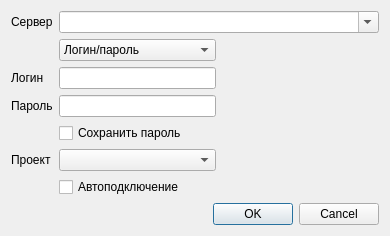
<?xml version="1.0" encoding="UTF-8"?>
<ui version="4.0">
 <class>JiraLogin</class>
 <widget class="QDialog" name="JiraLogin">
  <property name="geometry">
   <rect>
    <x>0</x>
    <y>0</y>
    <width>390</width>
    <height>217</height>
   </rect>
  </property>
  <property name="windowTitle">
   <string>Jira Login</string>
  </property>
  <layout class="QVBoxLayout" name="verticalLayout">
   <item>
    <layout class="QGridLayout" name="gridLayout">
     <item row="0" column="1" colspan="2">
      <widget class="QComboBox" name="cbServerLink">
       <property name="editable">
        <bool>true</bool>
       </property>
      </widget>
     </item>
     <item row="0" column="0">
      <widget class="QLabel" name="label">
       <property name="sizePolicy">
        <sizepolicy hsizetype="Maximum" vsizetype="Preferred">
         <horstretch>0</horstretch>
         <verstretch>0</verstretch>
        </sizepolicy>
       </property>
       <property name="text">
        <string>Сервер</string>
       </property>
      </widget>
     </item>
     <item row="2" column="0">
      <widget class="QLabel" name="label_2">
       <property name="text">
        <string>Логин</string>
       </property>
      </widget>
     </item>
     <item row="3" column="1">
      <widget class="QLineEdit" name="lePassword"/>
     </item>
     <item row="5" column="1">
      <widget class="QComboBox" name="cbProject"/>
     </item>
     <item row="2" column="1">
      <widget class="QLineEdit" name="leUser"/>
     </item>
     <item row="3" column="0">
      <widget class="QLabel" name="label_3">
       <property name="text">
        <string>Пароль</string>
       </property>
      </widget>
     </item>
     <item row="5" column="0">
      <widget class="QLabel" name="label_4">
       <property name="text">
        <string>Проект</string>
       </property>
      </widget>
     </item>
     <item row="2" column="2">
      <spacer name="horizontalSpacer">
       <property name="orientation">
        <enum>Qt::Horizontal</enum>
       </property>
       <property name="sizeHint" stdset="0">
        <size>
         <width>40</width>
         <height>20</height>
        </size>
       </property>
      </spacer>
     </item>
     <item row="4" column="1">
      <widget class="QCheckBox" name="cSavePass">
       <property name="text">
        <string>Сохранить пароль</string>
       </property>
      </widget>
     </item>
     <item row="6" column="1">
      <widget class="QCheckBox" name="cAutoLogin">
       <property name="text">
        <string>Автоподключение</string>
       </property>
      </widget>
     </item>
     <item row="1" column="1">
      <widget class="QComboBox" name="cbMethod">
       <item>
        <property name="text">
         <string>Логин/пароль</string>
        </property>
       </item>
       <item>
        <property name="text">
         <string>OAuth</string>
        </property>
       </item>
      </widget>
     </item>
    </layout>
   </item>
   <item>
    <spacer name="verticalSpacer">
     <property name="orientation">
      <enum>Qt::Vertical</enum>
     </property>
     <property name="sizeHint" stdset="0">
      <size>
       <width>20</width>
       <height>40</height>
      </size>
     </property>
    </spacer>
   </item>
   <item>
    <widget class="QDialogButtonBox" name="buttonBox">
     <property name="orientation">
      <enum>Qt::Horizontal</enum>
     </property>
     <property name="standardButtons">
      <set>QDialogButtonBox::Cancel|QDialogButtonBox::Ok</set>
     </property>
    </widget>
   </item>
  </layout>
 </widget>
 <tabstops>
  <tabstop>cbServerLink</tabstop>
  <tabstop>cbMethod</tabstop>
  <tabstop>leUser</tabstop>
  <tabstop>lePassword</tabstop>
  <tabstop>cSavePass</tabstop>
  <tabstop>cbProject</tabstop>
  <tabstop>cAutoLogin</tabstop>
  <tabstop>buttonBox</tabstop>
 </tabstops>
 <resources/>
 <connections>
  <connection>
   <sender>buttonBox</sender>
   <signal>accepted()</signal>
   <receiver>JiraLogin</receiver>
   <slot>accept()</slot>
   <hints>
    <hint type="sourcelabel">
     <x>227</x>
     <y>190</y>
    </hint>
    <hint type="destinationlabel">
     <x>157</x>
     <y>207</y>
    </hint>
   </hints>
  </connection>
  <connection>
   <sender>buttonBox</sender>
   <signal>rejected()</signal>
   <receiver>JiraLogin</receiver>
   <slot>reject()</slot>
   <hints>
    <hint type="sourcelabel">
     <x>295</x>
     <y>196</y>
    </hint>
    <hint type="destinationlabel">
     <x>286</x>
     <y>207</y>
    </hint>
   </hints>
  </connection>
 </connections>
</ui>
